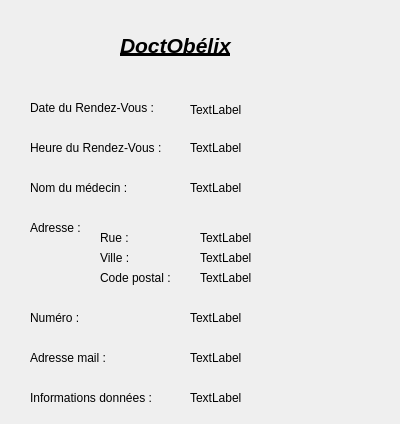
<?xml version="1.0" encoding="UTF-8"?>
<ui version="4.0">
 <class>Form</class>
 <widget class="QWidget" name="Form">
  <property name="geometry">
   <rect>
    <x>0</x>
    <y>0</y>
    <width>400</width>
    <height>424</height>
   </rect>
  </property>
  <property name="windowTitle">
   <string>Form</string>
  </property>
  <widget class="QLabel" name="Brand_Label">
   <property name="geometry">
    <rect>
     <x>120</x>
     <y>10</y>
     <width>171</width>
     <height>71</height>
    </rect>
   </property>
   <property name="text">
    <string>&lt;html&gt;&lt;head/&gt;&lt;body&gt;&lt;p&gt;&lt;span style=&quot; font-size:16pt; font-weight:600; font-style:italic; text-decoration: underline;&quot;&gt;DoctObélix&lt;/span&gt;&lt;/p&gt;&lt;/body&gt;&lt;/html&gt;</string>
   </property>
  </widget>
  <widget class="QLabel" name="Rdvlabel">
   <property name="geometry">
    <rect>
     <x>30</x>
     <y>100</y>
     <width>151</width>
     <height>16</height>
    </rect>
   </property>
   <property name="text">
    <string>Date du Rendez-Vous :</string>
   </property>
  </widget>
  <widget class="QLabel" name="heurelabel">
   <property name="geometry">
    <rect>
     <x>30</x>
     <y>140</y>
     <width>151</width>
     <height>16</height>
    </rect>
   </property>
   <property name="text">
    <string>Heure du Rendez-Vous :</string>
   </property>
  </widget>
  <widget class="QLabel" name="nomdoclabel">
   <property name="geometry">
    <rect>
     <x>30</x>
     <y>180</y>
     <width>111</width>
     <height>16</height>
    </rect>
   </property>
   <property name="text">
    <string>Nom du médecin :</string>
   </property>
  </widget>
  <widget class="QLabel" name="adresselabel">
   <property name="geometry">
    <rect>
     <x>30</x>
     <y>220</y>
     <width>55</width>
     <height>16</height>
    </rect>
   </property>
   <property name="text">
    <string>Adresse :</string>
   </property>
  </widget>
  <widget class="QLabel" name="villelabel">
   <property name="geometry">
    <rect>
     <x>100</x>
     <y>250</y>
     <width>55</width>
     <height>16</height>
    </rect>
   </property>
   <property name="text">
    <string>Ville :</string>
   </property>
  </widget>
  <widget class="QLabel" name="ruelabel">
   <property name="geometry">
    <rect>
     <x>100</x>
     <y>230</y>
     <width>55</width>
     <height>16</height>
    </rect>
   </property>
   <property name="text">
    <string>Rue :</string>
   </property>
  </widget>
  <widget class="QLabel" name="codepostallabel">
   <property name="geometry">
    <rect>
     <x>100</x>
     <y>270</y>
     <width>81</width>
     <height>16</height>
    </rect>
   </property>
   <property name="text">
    <string>Code postal :</string>
   </property>
  </widget>
  <widget class="QLabel" name="numerolabel">
   <property name="geometry">
    <rect>
     <x>30</x>
     <y>310</y>
     <width>55</width>
     <height>16</height>
    </rect>
   </property>
   <property name="text">
    <string>Numéro :</string>
   </property>
  </widget>
  <widget class="QLabel" name="adressemaillabel">
   <property name="geometry">
    <rect>
     <x>30</x>
     <y>350</y>
     <width>91</width>
     <height>16</height>
    </rect>
   </property>
   <property name="text">
    <string>Adresse mail :</string>
   </property>
  </widget>
  <widget class="QLabel" name="infolabel">
   <property name="geometry">
    <rect>
     <x>30</x>
     <y>390</y>
     <width>151</width>
     <height>16</height>
    </rect>
   </property>
   <property name="text">
    <string>Informations données :</string>
   </property>
  </widget>
  <widget class="QLabel" name="rdvmodiflabel">
   <property name="geometry">
    <rect>
     <x>190</x>
     <y>100</y>
     <width>211</width>
     <height>20</height>
    </rect>
   </property>
   <property name="text">
    <string>TextLabel</string>
   </property>
  </widget>
  <widget class="QLabel" name="heuremodiflabel">
   <property name="geometry">
    <rect>
     <x>190</x>
     <y>140</y>
     <width>211</width>
     <height>16</height>
    </rect>
   </property>
   <property name="text">
    <string>TextLabel</string>
   </property>
  </widget>
  <widget class="QLabel" name="nomdocmodiflabel">
   <property name="geometry">
    <rect>
     <x>190</x>
     <y>180</y>
     <width>211</width>
     <height>16</height>
    </rect>
   </property>
   <property name="text">
    <string>TextLabel</string>
   </property>
  </widget>
  <widget class="QLabel" name="villemodiflabel">
   <property name="geometry">
    <rect>
     <x>200</x>
     <y>250</y>
     <width>201</width>
     <height>16</height>
    </rect>
   </property>
   <property name="text">
    <string>TextLabel</string>
   </property>
  </widget>
  <widget class="QLabel" name="codepostalmodiflabel">
   <property name="geometry">
    <rect>
     <x>200</x>
     <y>270</y>
     <width>201</width>
     <height>16</height>
    </rect>
   </property>
   <property name="text">
    <string>TextLabel</string>
   </property>
  </widget>
  <widget class="QLabel" name="ruemodiflabel">
   <property name="geometry">
    <rect>
     <x>200</x>
     <y>230</y>
     <width>201</width>
     <height>16</height>
    </rect>
   </property>
   <property name="text">
    <string>TextLabel</string>
   </property>
  </widget>
  <widget class="QLabel" name="numeromodiflabel">
   <property name="geometry">
    <rect>
     <x>190</x>
     <y>310</y>
     <width>211</width>
     <height>16</height>
    </rect>
   </property>
   <property name="text">
    <string>TextLabel</string>
   </property>
  </widget>
  <widget class="QLabel" name="adressemailmodiflabel">
   <property name="geometry">
    <rect>
     <x>190</x>
     <y>350</y>
     <width>211</width>
     <height>16</height>
    </rect>
   </property>
   <property name="text">
    <string>TextLabel</string>
   </property>
  </widget>
  <widget class="QLabel" name="infodonneesmodiflabel">
   <property name="geometry">
    <rect>
     <x>190</x>
     <y>390</y>
     <width>211</width>
     <height>16</height>
    </rect>
   </property>
   <property name="text">
    <string>TextLabel</string>
   </property>
  </widget>
 </widget>
 <resources/>
 <connections/>
</ui>
